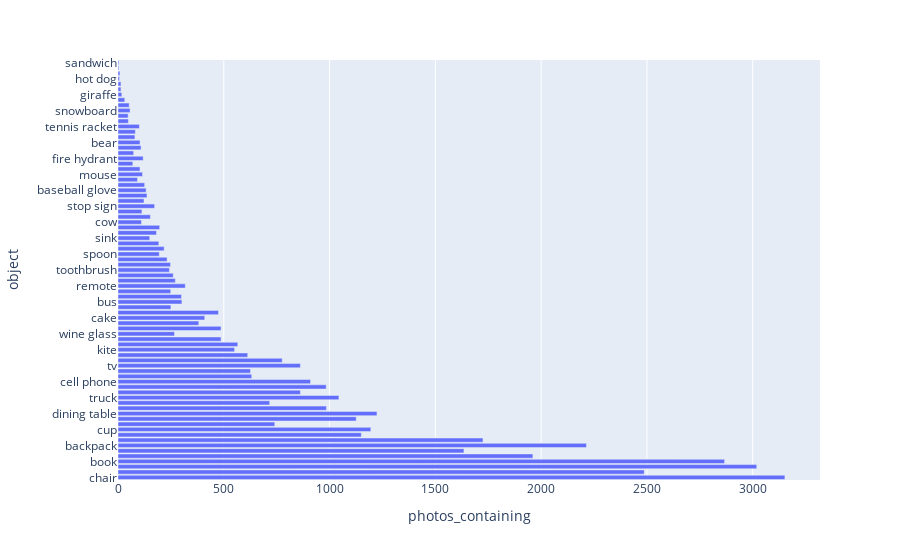

Notebook cell for this chart:
### Code cell
px.bar(
    coco_data[coco_data.object != "person"],
    x="photos_containing", 
    y="object",
)

### Figure 1 — Plotly figure (JSON) as saved in the notebook; plotly's stock layout.template omitted (floating-point values rounded to 4 significant figures)
{"data": [{"alignmentgroup": "True", "hovertemplate": "photos_containing=%{x}<br>object=%{y}<extra></extra>", "legendgroup": "", "marker": {"color": "#636efa"}, "name": "", "offsetgroup": "", "orientation": "h", "showlegend": false, "textposition": "auto", "type": "bar", "x": [3152, 2487, 3019, 2867, 1961, 1635, 2214, 1725, 1150, 1195, 741, 1126, 1224, 985, 717, 1044, 862, 984, 910, 632, 626, 862, 776, 613, 551, 566, 487, 267, 487, 382, 410, 475, 250, 302, 300, 249, 318, 271, 261, 243, 248, 232, 195, 218, 193, 150, 182, 197, 111, 153, 113, 173, 123, 137, 133, 126, 92, 116, 104, 70, 119, 74, 109, 104, 80, 82, 101, 49, 48, 57, 53, 32, 18, 14, 14, 7, 9, 4, 4], "xaxis": "x", "y": ["chair", "car", "handbag", "book", "umbrella", "bottle", "backpack", "tie", "bird", "cup", "boat", "potted plant", "dining table", "traffic light", "bicycle", "truck", "bench", "clock", "cell phone", "bowl", "motorcycle", "tv", "bed", "vase", "kite", "sports ball", "laptop", "wine glass", "dog", "teddy bear", "cake", "suitcase", "airplane", "bus", "surfboard", "horse", "remote", "knife", "train", "toothbrush", "baseball bat", "refrigerator", "spoon", "skateboard", "couch", "sink", "cat", "frisbee", "cow", "scissors", "fork", "stop sign", "donut", "keyboard", "baseball glove", "oven", "broccoli", "mouse", "toilet", "sheep", "fire hydrant", "skis", "elephant", "bear", "banana", "parking meter", "tennis racket", "apple", "orange", "snowboard", "microwave", "hair drier", "giraffe", "carrot", "pizza", "hot dog", "zebra", "toaster", "sandwich"], "yaxis": "y"}], "layout": {"barmode": "relative", "legend": {"tracegroupgap": 0}, "margin": {"t": 60}, "xaxis": {"anchor": "y", "domain": [0, 1], "title": {"text": "photos_containing"}}, "yaxis": {"anchor": "x", "domain": [0, 1], "title": {"text": "object"}}}}
